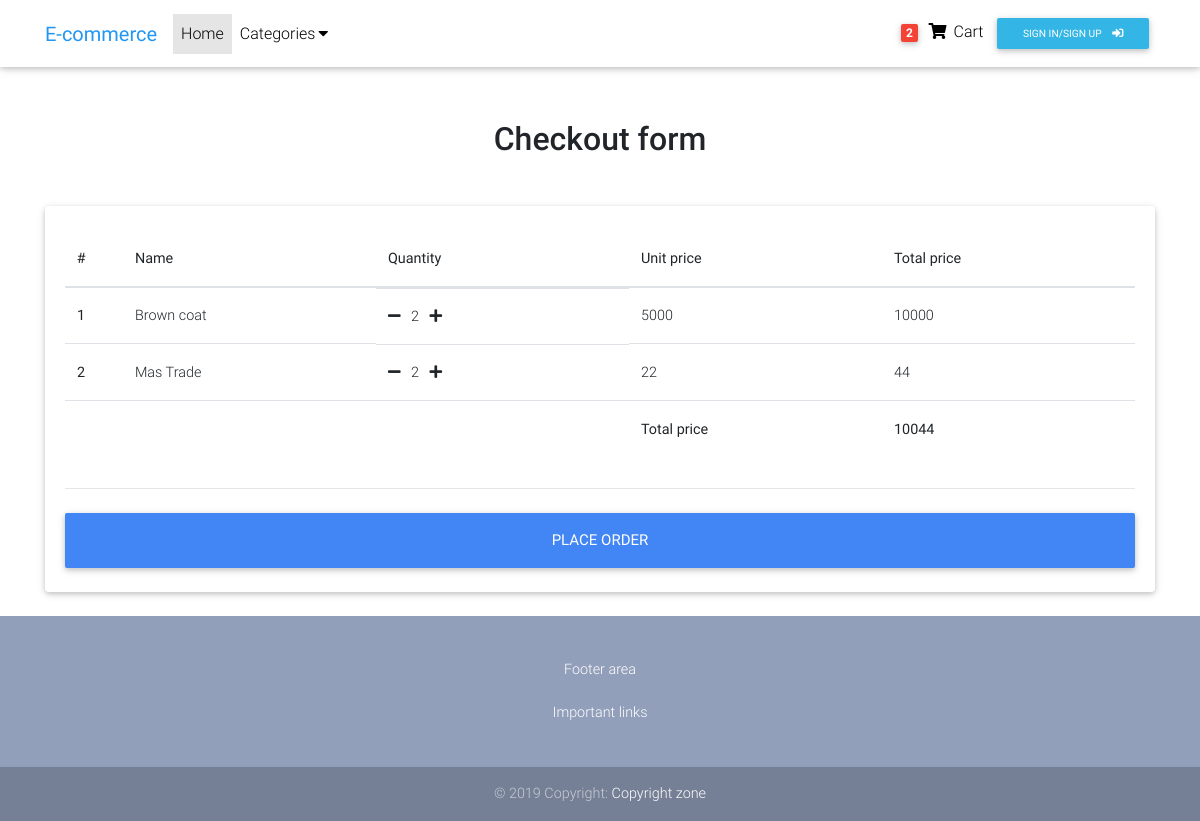
Before: /checkout/ with the older database file.
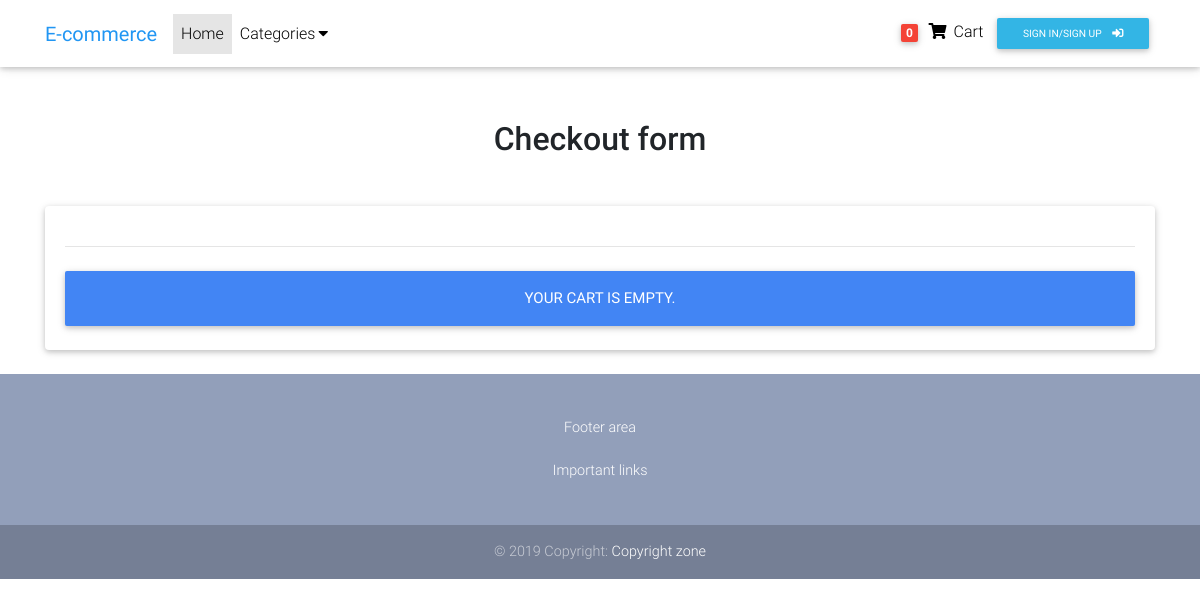
After: the same page with the newer database file.
### ecommerce/models.py (models this page shows, shortened)
class Cart(models.Model):
    product  = models.ForeignKey(Product, on_delete=models.CASCADE)
    quantity = models.PositiveIntegerField(default=1)
    ordered  = models.BooleanField(default=False)
    def total_price(self):
        return (self.product.price * self.quantity)

class Product(models.Model):
    name        = models.CharField(max_length=50)
    category    = models.ForeignKey(Category, on_delete=models.CASCADE)
    description = models.TextField()
    price       = models.PositiveIntegerField(default=0)
    quantity    = models.PositiveIntegerField(default=0)
    image       = models.FileField()
    seller      = models.ForeignKey(Profile, on_delete=models.CASCADE)

### ecommerce/views.py (the view)
# urls.py: path('checkout/', checkout, name='checkout'),
def checkout(request):
    total_price = 0
    cart_items = Cart.objects.filter(ordered=False)
    for item in cart_items:
        total_price += int(item.total_price())
    context = {
        'cart_items' : cart_items,
        'total_price': total_price
    }
    return render(request, 'ecommerce/checkout.html', context)

### ecommerce/context_processors.py (called while the page is built)
def common_context(request):
    cart_items_count = Cart.objects.filter(ordered=False).count
    account_type = None
    try:
        account_type = str(Profile.objects.get(user=request.user).account_type)
    except:
        account_type = None
    context = {
      'account_type': account_type,
      'cart_items_count': cart_items_count,
      'categories': Category.objects.all(),
    }
    return context

### ecommerce/models.py (called while the page is built)
    def __str__(self):
        return self.name

### ecommerce/templates/ecommerce/checkout.html (shortened to what this page needs)
{% extends 'ecommerce/_base.html' %}
{% load static %}
{% block content %}
  <main class="mt-5 pt-4">
    <div class="container wow fadeIn">
      <h2 class="my-5 h2 text-center">Checkout form</h2>
      <div class="row">
        <div class="col-md-12 mb-4">
          <div class="card">
            <div class="card-body">
            {% if cart_items_count == 0 %}
            {% else %}
              <div class="table-responsive">
                <table class="table">
                  <thead>
                    <tr>
                      <th>#</th>
                      <th class="th-lg">Name</th>
                      <th class="th-lg">Quantity</th>
                      <th class="th-lg">Unit price</th>
                      <th class="th-lg">Total price</th>
                    </tr>
                  </thead>
                  <tbody>
                  {% for item in cart_items %}
                    <tr>
                      <th scope="row">{{ forloop.counter }}</th>
                      <td>{{item.product.name}}</td>
                      <td style="display: flex;">
                        <form action="{% url 'add_to_cart' %}" method="post" id="decrease{{item.product.id}}">
                          <a onclick="document.getElementById('decrease{{item.product.id}}').submit();"><i class="fas fa-minus"></i></a>
                        </form>
                        &nbsp;&nbsp; {{item.quantity}} &nbsp;&nbsp;
                        <form action="{% url 'add_to_cart' %}" method="post" id="increase{{item.product.id}}">
                          <a onclick="document.getElementById('increase{{item.product.id}}').submit();"><i class="fas fa-plus"></i></a>
                        </form>
                      </td>
                      <td>{{item.product.price}}</td>
                      <td>{{item.total_price}}</td>
                    </tr>
                  {% endfor %}
                    <tr>
                      <th scope="row" colspan="3"></th>
                      <th >Total price</th>
                      <th>{{total_price}}</td>
                    </tr>
                  </tbody>
                </table>
              </div>
            {% endif %}
              <hr class="mb-4">
              {% if cart_items_count == 0 %}
                  <button class="btn btn-primary btn-lg btn-block" type="submit">Your cart is empty.</button>
              {% else %}
                <form action="{% url 'order' %}" method="post">
                  <button class="btn btn-primary btn-lg btn-block" type="submit">Place order</button>
                </form>
              {% endif %}
            </div>
          </div>
        </div>
      </div>
    </div>
  </main>
{% endblock %}

### ecommerce/templates/ecommerce/_base.html (shortened to what this page needs)
{% load static %}
<!DOCTYPE html>
<html lang="en">
<head>
  <link rel="stylesheet" href="https://use.fontawesome.com/releases/v5.8.2/css/all.css">
  <link href="{% static 'ecommerce/css/bootstrap.min.css' %}" rel="stylesheet">
  <link href="{% static 'ecommerce/css/compiled-4.8.5.min.css' %}" rel="stylesheet">
  <link href="{% static 'ecommerce/css/mdb.min.css' %}" rel="stylesheet">
  <link href="{% static 'ecommerce/css/style.min.css' %}" rel="stylesheet">
</head>
<body>
  {% include 'ecommerce/_header.html' %}
  {% block content %}
  {% endblock %}
  {% include 'ecommerce/_footer.html' %}
</body>
</html>

### ecommerce/templates/ecommerce/_header.html (shortened to what this page needs)
<nav class="navbar fixed-top navbar-expand-lg navbar-light white scrolling-navbar">
  <div class="container">
    <a class="navbar-brand waves-effect" href="{% url 'index' %}" target="_blank">
      <strong class="blue-text">E-commerce</strong>
    </a>
    <div class="collapse navbar-collapse" id="navbarSupportedContent">
     {% if category %}
          <ul class="navbar-nav mr-auto">
            <li class="nav-item">
              <a class="nav-link waves-effect" href="{% url 'index' %}">Home
                <span class="sr-only">(current)</span>
              </a>
            </li>
            <li class="nav-item active" style="position:relative;">
            <a class="nav-link waves-effect" data-toggle="dropdown" type="button"
              aria-haspopup="true" aria-expanded="false">{{category.name}}<i class="fas fa-caret-down"></i></a>
      {% else %}
          <ul class="navbar-nav mr-auto">
            <li class="nav-item active">
              <a class="nav-link waves-effect" href="{% url 'index' %}">Home
              </a>
            </li>
            <li class="nav-item" style="position:relative;">
            <a class="nav-link waves-effect" data-toggle="dropdown" type="button"
              aria-haspopup="true" aria-expanded="false">Categories<i class="fas fa-caret-down"></i></a>
      {% endif %}
        </li>
      </ul>
      <ul class="navbar-nav nav-flex-icons">
        {% if account_type %}
          {% if account_type == "b" %}
            <li class="nav-item">
              <a class="nav-link waves-effect" href="{% url 'checkout' %}">
                <span class="badge red z-depth-1 mr-1">{{cart_items_count}} </span>
                <i class="fas fa-shopping-cart"></i>
                <span class="clearfix d-none d-sm-inline-block"> Cart </span>
              </a>
            </li>
            <li class="nav-item">
              <a class="nav-link waves-effect" href="{% url 'buyer' %}">
                <i class="fas fa-tachometer-alt"></i>
                <span class="clearfix d-none d-sm-inline-block"> Dashboard </span>
              </a>
            </li>
          {% else %}
            <li class="nav-item">
              <a class="nav-link waves-effect" href="{% url 'seller' %}">
                <i class="fas fa-tachometer-alt"></i>
                <span class="clearfix d-none d-sm-inline-block"> Dashboard </span>
              </a>
            </li>
          {% endif %}
          <li class="nav-item">
            <a href="{% url 'logout' %}" id="navbar-static-login" class="btn btn-info btn-rounded btn-sm waves-effect waves-light">Log out
              <i class="fas fa-sign-in-alt ml-2"></i>
            </a>
          </li>
        {% else %}
          <li class="nav-item">
              <a class="nav-link waves-effect" href="{% url 'checkout' %}">
                <span class="badge red z-depth-1 mr-1">{{cart_items_count}} </span>
                <i class="fas fa-shopping-cart"></i>
                <span class="clearfix d-none d-sm-inline-block"> Cart </span>
              </a>
            </li>
          <li class="nav-item">
            <a href="{% url 'authentication' %}" id="navbar-static-login" class="btn btn-info btn-rounded btn-sm waves-effect waves-light">Sign in/Sign up
              <i class="fas fa-sign-in-alt ml-2"></i>
            </a>
          </li>
        {% endif %}
      </ul>
    </div>
  </div>
</nav>

### ecommerce/templates/ecommerce/_footer.html
<footer class="page-footer text-center font-small wow fadeIn">
  <br/><br/>
  Footer area<br/><br/>
  Important links
  <br/><br/><br/>
  <div class="footer-copyright py-3">
    © 2019 Copyright:
    <a href="" target="_blank"> Copyright zone </a>
  </div>
</footer>

### ecommerce/templates/ecommerce/_base.html (style rules this page uses)
html, body, header, .carousel { height: 60vh; }

Changed rows visible on the page:
removed Cart: product.name "Brown coat", quantity "2", product.price "5000", total_price "10000"
removed Cart: product.name "Mas Trade", quantity "2", product.price "22", total_price "44"
Other visible differences:
{{ cart_items_count }}: "2" → "0"
{{ total_price }}: "10044" → (not shown)
text no longer shown: "# Name Quantity Unit price Total price Total price PLACE ORDER"
text now shown: "YOUR CART IS EMPTY."
